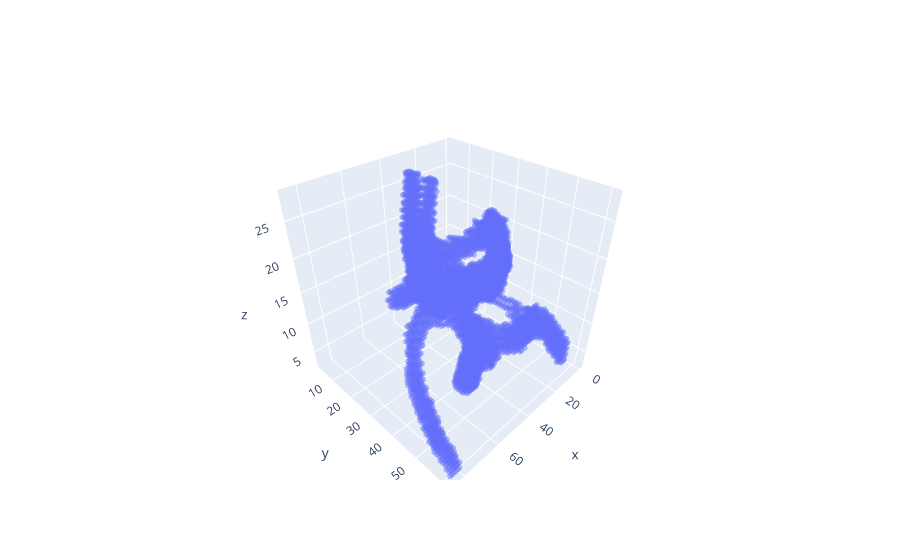

Notebook source saved alongside this figure:
### Code cell
image = np.load(path_data + "/backgrounds/" + example.name)
x, y, z = np.where(image == 1)
fig = go.Figure(data=[go.Scatter3d(x=x, y=y, z=z, opacity=0.5, mode='markers', marker=dict(size=2))])
fig.update_layout(scene=dict(aspectratio=dict(x=1, y=1, z=1), aspectmode='manual'))
fig.show()

### Figure 1 — Plotly figure (JSON) as saved in the notebook; plotly's stock layout.template omitted (floating-point values rounded to 4 significant figures; data arrays with more than 128 entries replaced by an {"elided": "..."} marker saying what was removed)
{"data": [{"marker": {"size": 2}, "mode": "markers", "opacity": 0.5, "type": "scatter3d", "x": {"elided": "7452 int values"}, "y": {"elided": "7452 int values"}, "z": {"elided": "7452 int values"}}], "layout": {"scene": {"aspectmode": "manual", "aspectratio": {"x": 1, "y": 1, "z": 1}}}}
